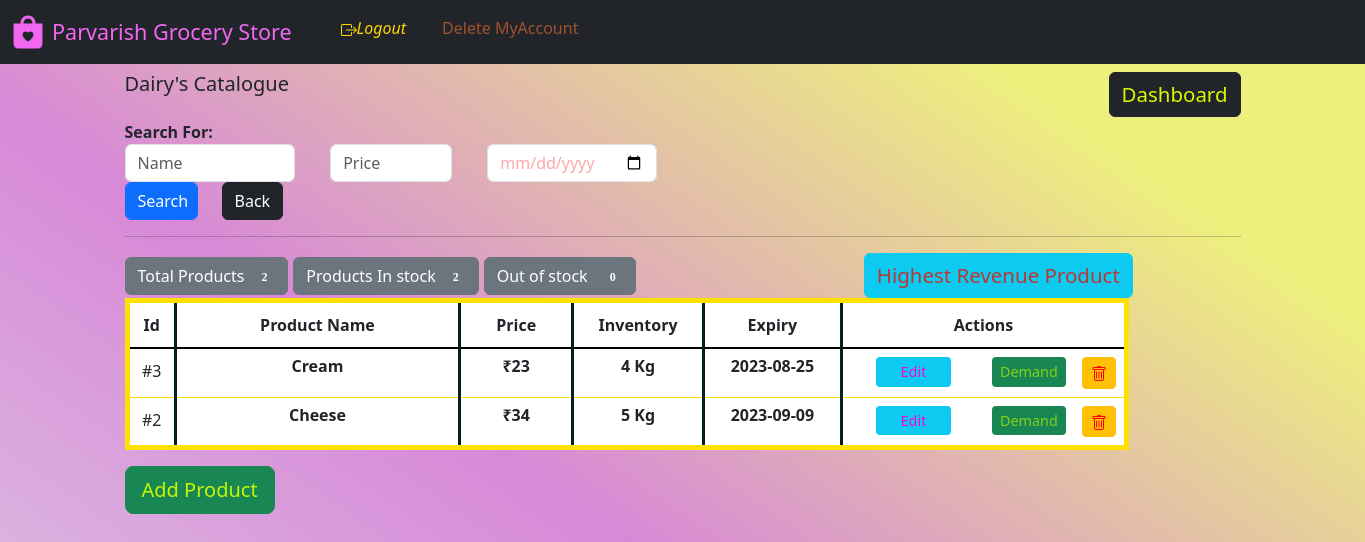
The app's page /manager_dash/category_catalog/2 with its own data.
### website/model.py (models this page shows)
class Category(db.Model):
    category_Name = db.Column(db.String(), nullable=False, unique=True)
    category_Id = db.Column(db.Integer(), primary_key=True)
    description = db.Column(db.String())
    managedBy_Id = db.Column(db.Integer(), db.ForeignKey('store.id'))
    catalog = db.relationship('Product', backref='parent')

class Product(db.Model):
    product_id = db.Column(db.Integer(), primary_key=True)
    product_Name = db.Column(db.String(), nullable=False)
    metric_Unit = db.Column(db.String(), nullable=False)
    rate = db.Column(db.Integer(), nullable=False)
    rate_perUnit = db.Column(db.String(), nullable=False)
    stock = db.Column(db.Integer(), nullable=False)
    expiredBy = db.Column(db.String(), nullable=False)
    category_Id = db.Column(db.String(), db.ForeignKey('category.category_Id'))

### website/views.py (the view, shortened to what this page needs)
@login_required
@Views.route('/manager_dash/category_catalog/<int:id>', methods=["GET", "POST"])
def Category_catalog(id):
    category = Category.query.get(id)
    products = Product.query.filter(Product.category_Id == id).order_by(
        Product.expiredBy.asc()).all()
    produce = Product.query.filter(Product.category_Id == id).all()
    m = 0
    date1 = str(date.today())
    print(date1)
    expired_dates = set()
    for pro in produce:
        if pro.stock > 0:
            m += 1
        if pro.expiredBy <= date1:
            expired_dates.add(pro.expiredBy)
    if os.path.isfile('website/static/BestProduct.png'):
        os.remove('website/static/BestProduct.png')
    pd_3(category.category_Name)
    return render_template('category_catalog.html', name=category.category_Name, category_id=category.category_Id, products=products, product_instock=m, expired_dates=expired_dates)

### website/templates/category_catalog.html (shortened to what this page needs)
{% extends "base.html" %} {% block title %}Catalog{% endblock %}{% block
logout %}
<span
              id="logout"
              style="display: block inline-block; width: 600px"
            >
              <span style="margin: auto"
                ><i
                  ><a
                    class="nav-item nav-link"
                    style="float: left; color: rgb(255, 215, 0)"
                    href="/logout"
                    style="display: block; width: 10%; margin-left: 0px"
                    >Logout</a
                  ></i
                ></span
              ><span style="margin: auto"
                ><a
                  class="nav-item nav-link"
                  style="
                    float: left;
                    color: rgb(160, 82, 45);
                    width: 60%;
                    margin-left: 20px;
                  "
                  href="/delete_account/{{id}}"
                  onclick="return confirm('Are you sure you want to delete the account?');"
                  >Delete MyAccount</a
                ></span
              ></span
            >
{% endblock %} {% block content %}<section>
<h5>
  <span style="float: left">{{ name }}'s Catalogue </span>
</h5><h6>
  <span style="float: right"
    ><a class="btn btn-dark" style="color: rgb(216, 249, 1); font-size: 1.5vw;text-decoration: none;" href="{{ url_for('views.Dash_manager') }}">Dashboard</a></span
  >
</h6><br></br>
<div class="col-6">
  <div class="col-2" ><strong>Search For: </strong></div>
  <form action="{{ url_for('views.Category_catalog',id=category_id) }}" method="POST" autocomplete="off">
    <div class="row">
      <div class="col-4">
        <input type="text" class="form-control" value="" name="search" id="search" placeholder="Name" />
      </div>
      <div class="col-3" style="margin-left:2%">
        <input type="text" class="form-control" value="" name="search2" placeholder="Price" />
      </div>
      <div class="col-4" style="margin-left:2%">
        <input type="date" style="color:rgb(251, 169, 169);" value=""class="form-control" name="date" id="date" placeholder="Expiry" />
      </div>
      <div class="col-2" align="left">
        <input type="submit" class="form-control btn btn-primary" value="Search"  />
      </div>
      <div class="col-3" align="left"><button type="submit" class="btn btn-dark" formaction="{{ url_for('views.Category_catalog',id=category_id) }}">
        Back </button>
      </div>
    </form>
    </div>
  </div>
<hr /></section>
<section>
{% if products|length == 0 %}
  <div class="alert alert-warning" role="alert">
    <p>No Product found.</p>
    Press
    <a class="btn btn-dark btn-sm"
      href="/manager_dash/category_create/{{ category_id }}"
      class="alert-link"
      style="
        color: rgb(153, 43, 226);
          padding: 10px 10px; text-decoration: none;
      "
      >'Add Product'</a
    >
    to add a new product in this catefory
  </div>
  {% else %}
  <div><span>
  <button type="button" STYLE="font-family:'Verdana',margin-left = 5px;"class="btn btn-secondary">
    Total Products <span STYLE="font-family:'Verdana';margin-left :5px;" class="badge badge-light">{{ products|length }}</span>
  </button></span><span STYLE="margin-left: 5px;"><button type="button" STYLE="font-family:'Verdana',margin-left = 5px;"class="btn btn-secondary">
    Products In stock <span STYLE="font-family:'Verdana';margin-left : 5px;" class="badge badge-light">{{ product_instock }}</span>
  </button></span>
  <span><button type="button" STYLE="font-family:'Verdana',margin-left = 5px;"class="btn btn-secondary">
    Out of stock <span STYLE="font-family:'Verdana';margin-left : 10px" class="badge badge-light">{{ products|length - product_instock }}</span>
  </button></span>
  <span>
  <button type="button" class="btn btn-info" style="margin-left: 20%;color: rgba(227, 21, 7, 0.809); font-size: 1.5vw;text-decoration: none;" data-toggle="modal" data-target="#exampleModalCenter3">
    Highest Revenue Product
  </button>
  </span></div>
  <table
  class="table table-hover"
    style="
      border: 5px solid rgb(255, 225, 0);
      width: 90%;
    "
  ><thead class="thead-dark">
    <tr align="center" style="border-bottom: 2px solid black">
      <th
        style="
          padding: 10px 10px;
          width: 5%;
          border-right: 3px solid rgb(3, 33, 31);
        "
      >
        Id
      </th>
      <th
        style="
          border-right: 3px solid rgb(3, 33, 31);
          padding: 10px 10px;
          width: 35%;
        "
      >
        Product Name
      </th>
      <th
        style="
          border-right: 3px solid rgb(3, 33, 31);
          padding: 10px 10px;
          width: 13%;
        "
      >
        Price
      </th>
      <th
        style="
          border-right: 3px solid rgb(3, 33, 31);
          padding: 10px 10px;
          width: 14%;
        "
      >
        Inventory
      </th>
      <th
        style="
          border-right: 3px solid rgb(3, 33, 31);
          padding: 10px 10px;
          width: 16%;
        "
      >
        Expiry
      </th>
      <th style=" padding: 10px 10px; width: 50%" colspan="3">
        Actions
      </th>
    </tr></thead>
    {% for variety in products %}
    <tbody>
    <tr align="center" style="width: 100%">
      <td style="padding: 10px; border-right: 3px solid rgb(3, 33, 31)">
        #{{ variety.product_id }}
      </td>
      <td
        style=" padding: 5px; border-right: 3px solid rgb(3, 33, 31)"
      >
        <strong
          >{{ variety.product_Name }}
          </strong
        >
      </td>
      <td
        style=" padding: 5px; border-right: 3px solid rgb(3, 33, 31)"
      >
        <strong
          >&#8377;{{ variety.rate}}
          </strong
        >
      </td>
      {% if variety.stock == 0 %}
      <td class="table-danger"
        style=" padding: 5px; border-right: 3px solid rgb(3, 33, 31)"
      >
        <strong
          >{{ variety.stock }} {{ variety.metric_Unit }}
          </strong
        >
      </td>
      {% else %}
      <td
        style=" padding: 5px; border-right: 3px solid rgb(3, 33, 31)"
      >
        <strong
          >{{ variety.stock }} {{ variety.metric_Unit }}
          </strong
        >
      </td>
      {% endif %}
      {% if variety.expiredBy in expired_dates  %}
      <td class="table-danger"
      style=" padding: 5px; border-right: 3px solid rgb(3, 33, 31)"
    >
      <strong
        >{{ variety.expiredBy }}
        </strong
      >
    </td>{% else %}
      <td
      style=" padding: 5px; border-right: 3px solid rgb(3, 33, 31)"
    >
      <strong
        >{{ variety.expiredBy }}
        </strong
      >
    </td>
    {% endif %}
    <span>
      <td style="width: 25%">
        <a class="btn btn-info btn-sm" style="width:60%;color:rgb(246, 5, 218);font-size: 0.9em;border:3px;"  href="/manager_dash/update_item/{{ variety.product_id }}"
          >Edit</a
        >
      </td></span><span><span><td style="width: 80%">
      <a class="btn btn-success btn-sm" style="margin: 0px;color: rgba(157, 227, 7, 0.809); font-size: 0.9em;text-decoration: none;border:0px" href="/manager_dash/demand_item/{{ variety.product_Name }}">
        Demand
      </a>
    </td></span>
      <td >
        <a class="btn btn-warning btn-sm"  onclick="return confirm('Are you sure to delete?')" style="width:100%; color: red;text-decoration: none;font-size: 0.9em"  href="/manager_dash/delete_product/{{ variety.product_id }}"></a>
      </td></span>
    </tr></tbody>
    {% endfor %}
  </table>
  <strong><a align=center class="btn btn-success btn-lg" style="color:rgb(198, 246, 4)" href="/manager_dash/category_create/{{ category_id }}" style="text-decoration: none;"
    >Add Product</a
  ></strong>
  <br></br>
  {% endif %}
</div></section>
{% endblock %}

### website/templates/base.html (style rules this page uses)
html { scroll-behavior: smooth; }
body { height: 1200px; background: linear-gradient( 35deg, #e2ecec 0%, #d789d7 51%, #eef07d 85% ); }

### records on screen
Category: category_Name "Dairy"
Product: product_id "3", product_Name "Cream", rate "23", stock "4", metric_Unit "Kg", expiredBy "2023-08-25"
Product: product_id "2", product_Name "Cheese", rate "34", stock "5", metric_Unit "Kg", expiredBy "2023-09-09"

### other values on screen
{{ products|length }} "2"
{{ product_instock }} "2"
{{ products|length - product_instock }} "0"
